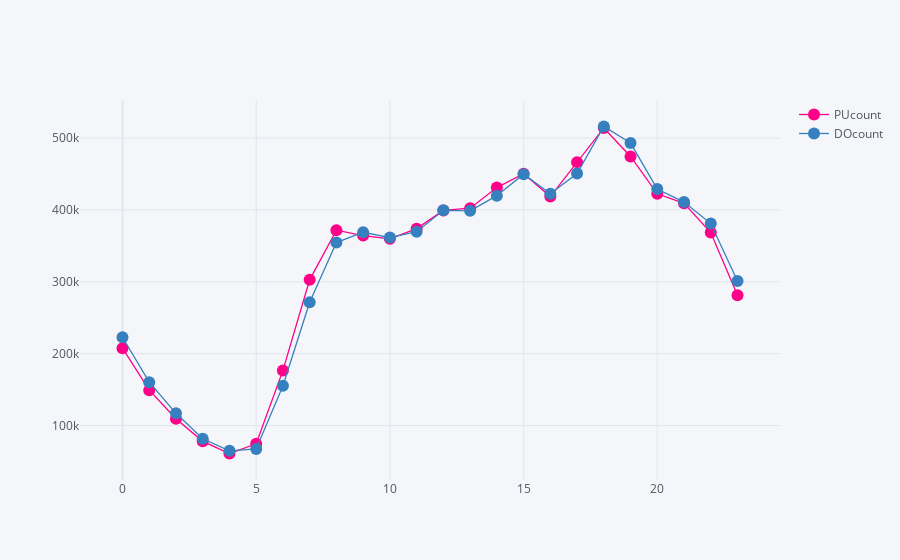

Here is the notebook cell this chart was saved with:
### Code cell
df_pu = pd.read_sql_query('SELECT pickup_hour AS time, count(*) AS PUcount \
                        FROM `nyc.2019-01` \
                        GROUP BY pickup_hour', nyc_database)
df_do = pd.read_sql_query('SELECT dropoff_hour AS time, count(*) AS DOcount \
                        FROM `nyc.2019-01` \
                        GROUP BY dropoff_hour', nyc_database)
df_q2 = df_pu.merge(df_do, on="time")


df_q2.iplot(x="time", kind="scatter", mode='lines+markers', colors=['pink','blue'])

### Figure 1 — Plotly figure (JSON) as saved in the notebook; plotly's stock layout.template omitted (floating-point values rounded to 4 significant figures)
{"data": [{"line": {"color": "rgba(255, 0, 136, 1.0)", "dash": "solid", "shape": "linear", "width": 1.3}, "marker": {"size": 12, "symbol": "circle"}, "mode": "lines+markers", "name": "PUcount", "text": "", "type": "scatter", "x": ["00", "01", "02", "03", "04", "05", "06", "07", "08", "09", "10", "11", "12", "13", "14", "15", "16", "17", "18", "19", "20", "21", "22", "23"], "y": [207653, 149193, 109384, 78041, 61123, 74697, 176741, 302701, 371772, 364353, 359822, 373933, 399330, 402448, 431120, 450418, 418608, 466499, 514036, 474371, 422446, 409234, 368443, 281426]}, {"line": {"color": "rgba(55, 128, 191, 1.0)", "dash": "solid", "shape": "linear", "width": 1.3}, "marker": {"size": 12, "symbol": "circle"}, "mode": "lines+markers", "name": "DOcount", "text": "", "type": "scatter", "x": ["00", "01", "02", "03", "04", "05", "06", "07", "08", "09", "10", "11", "12", "13", "14", "15", "16", "17", "18", "19", "20", "21", "22", "23"], "y": [222829, 160359, 117031, 81686, 64812, 67526, 155281, 271557, 354562, 368955, 361530, 369712, 399459, 398689, 419823, 449735, 422547, 450686, 516071, 493024, 428982, 410914, 381032, 300990]}], "layout": {"legend": {"bgcolor": "#F5F6F9", "font": {"color": "#4D5663"}}, "paper_bgcolor": "#F5F6F9", "plot_bgcolor": "#F5F6F9", "title": {"font": {"color": "#4D5663"}}, "xaxis": {"gridcolor": "#E1E5ED", "showgrid": true, "tickfont": {"color": "#4D5663"}, "title": {"font": {"color": "#4D5663"}, "text": ""}, "zerolinecolor": "#E1E5ED"}, "yaxis": {"gridcolor": "#E1E5ED", "showgrid": true, "tickfont": {"color": "#4D5663"}, "title": {"font": {"color": "#4D5663"}, "text": ""}, "zerolinecolor": "#E1E5ED"}}}
